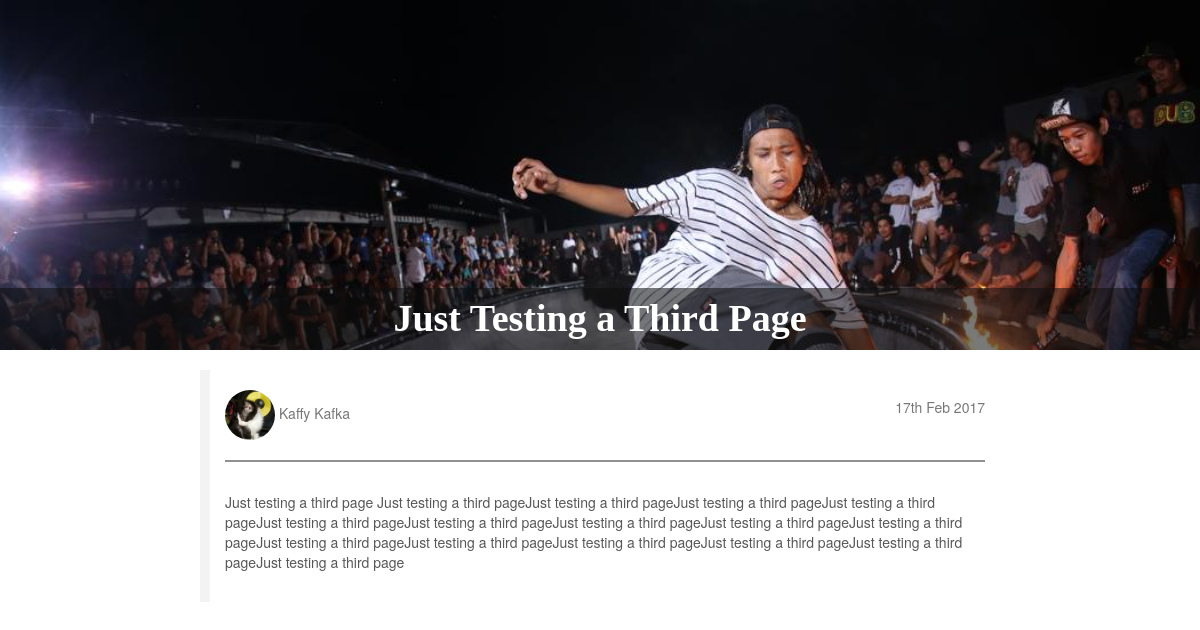
Screenshot of /page.php?page=just testing a third page with the database file from the repository.
### tables this page shows
CREATE TABLE `articles` (
  `id` int(11) NOT NULL,
  `title` varchar(50) NOT NULL,
  `body` text NOT NULL,
  `subtitle` varchar(200) NOT NULL,
  `slug` varchar(50) NOT NULL,
  `img` varchar(100) NOT NULL,
  `user_id` int(11) NOT NULL,
  `created` timestamp NOT NULL DEFAULT CURRENT_TIMESTAMP ON UPDATE CURRENT_TIMESTAMP,
  `updated` date DEFAULT NULL
);

CREATE TABLE `users` (
  `id` int(11) NOT NULL,
  `name` varchar(50) NOT NULL,
  `last_name` varchar(50) NOT NULL,
  `username` varchar(50) NOT NULL,
  `img` varchar(200) DEFAULT NULL,
  `password` varchar(64) NOT NULL,
  `salt` varchar(32) NOT NULL,
  `joined` datetime DEFAULT NULL
);

### app/functions.php (called while the page is built, shortened)
<?php
function config($array, $field){
    return $GLOBALS['config'][$array][$field];
}
function is_assoc($array = array()){
    $keys = array_keys($array);
    if(array_keys($keys) !== $keys){
        return true;
    }else{
        return false;
    }
}
function escape($text){
    return htmlspecialchars($text, ENT_QUOTES, 'UTF-8');
}

### app/classes/DB.php (called while the page is built, shortened)
<?php
class DB{
    public $_db;
    private $_results = null;
    private static $_instance = null;
    public function __construct(){
        try{
            $this->_db = new PDO('mysql:host='.config('mysql','host').'; dbname='.config('mysql', 'dbname'), config('mysql', 'username'), config('mysql', 'password'));
        } catch(PDOException $e){
            echo $e->getMessage();
        }
    }
    public static function getInstance(){
        if(!(isset(self::$_instance))){
            self::$_instance = new DB();
        }
        return self::$_instance;
    }
    public function bind($prepare, $fields){
        if(!is_assoc($fields)){
            $i = 0;
            foreach($fields as $value){
                $prepare->bindValue($fields[$i], $fields[$i+2]);
            }
        }else{
            foreach($fields as $key=>$value){
                $prepare->bindValue($key, $value);
            }
        }
    }
    public function query($table, $fields = null){
        if($fields){
            if(!is_assoc($fields)){
                $key = $fields[0];
                $operator = $fields[1];
                $query = "SELECT * FROM {$table} WHERE {$key} {$operator} :$key";
            }
        }elseif(str_word_count($table) == 1){
            $query = "SELECT * FROM {$table}";
        }else{
            $query = $table;
        }
        $prepare = $this->_db->prepare($query);
        return $prepare;
    }
    public function get($table, $fields = null){
        $prepared = $this->query($table, $fields);
        if($fields){
            $this->bind($prepared, $fields);
        }
        $prepared->execute();
        $this->_results = $prepared->fetchAll(PDO::FETCH_OBJ);
        return $this;
    }
    public function results(){
        return $this->_results;
    }
    public function first(){
        return $this->_results[0];
    }
    public function last(){
        return $this->_results[count($this->results())-1];
    }
}

### app/classes/Article.php (called while the page is built)
<?php
class Article{
    private $_db;
    public function __construct(){
        $this->_db = DB::getInstance();
    }
    public function getCover($id){
        $cover = $this->_db->get('articles', array('id', '=', $id));
        $img = str_replace('../', '', $cover->first()->img);
        return APP_URL . $img;
    }
}

### app/classes/Session.php (called while the page is built, shortened)
<?php
class Session{
    public static function exists($name){
        return isset($_SESSION[config('session', $name)]) ? true : false;
    }
}

### app/classes/Input.php (called while the page is built, shortened)
<?php
class Input{
    public static function get($value){
        if(isset($_POST[$value])){
            return $_POST[$value];
        }elseif(isset($_GET[$value])){
            return $_GET[$value];
        }else{
            return false;
        }
    }
}

### app/classes/User.php (called while the page is built, shortened)
<?php
class User{
    private $_db;
    public function __construct(){
        $this->_db = DB::getInstance();
    }
    public function getAvatar($id){
        $profile = $this->_db->get('users', array('id', '=', $id));
        if($profile->first()->img){
            $im = str_replace('../', '', $profile->first()->img);
            return APP_URL . $im;
        }else{
            return "https://www.gravatar.com/avatar/?d=mm";
        }
    }
}

### app/classes/Date_Time.php (called while the page is built)
<?php
class Date_Time extends DateTime{
    public static function get($value){
        if($value){
            $value = new DateTime($value);
            return $value->format('jS M Y');
        }
        return false;
    }
}

### page.php (the view)
<?php require_once 'app/init.php'; require_once 'app/parts/header.php';
if(isset($_GET['page'])):
    $slug = Input::get('page');
    $article = DB::getInstance()->get('articles', array('slug', '=', $slug));
    $user = DB::getInstance()->get('users', array('id', '=', $article->first()->user_id));
    $u = new User();
    ?>
    <div class="container my-custom-container">
        <img src="<?php echo $u->getAvatar($user->first()->id); ?>" class="img-circle">
        <p class="text-muted"><?php echo $user->first()->name . " " . $user->first()->last_name; ?></p>
        <?php
        $article = DB::getInstance()->get('articles', array('slug', '=', $slug));
        ?>
        <h5 class="text-muted"><?php echo Date_Time::get($article->first()->created); ?></h5>
        <hr>
        <?php echo $article->first()->body; ?>
    </div>
    <?php else:
               Redirect::to('http://localhost/CMS/');
          endif;
require_once 'app/parts/footer.php';

### app/parts/header.php (shortened to what this page needs)
<!DOCTYPE html>
<html>
<head>
    <link rel="stylesheet" href="<?php echo APP_URL . "app/css/style.css" ?>">
    <link rel="stylesheet" href="https://maxcdn.bootstrapcdn.com/bootstrap/3.3.7/css/bootstrap.min.css">
</head>
<body>
<?php
$article = DB::getInstance()->get('articles');
$a = new Article();
if($article->results()):
    if(!isset($_GET['page'])): ?>
        <a href="page.php?page=<?php echo $article->last()->slug; ?>">
            <div class="full-width-image">
                <img src="<?php echo $a->getCover($article->last()->id); ?>">
                <div class="jumbotron">
                    <h2 class="display-3"><?php echo escape($article->last()->title); ?></h2>
                </div>
            </div>
        </a>
<?php
    else:
    $article = DB::getInstance()->get('articles', array('slug', '=', $_GET['page'])); ?>
    <a href="page.php?page=<?php echo $article->first()->slug; ?>" class="">
        <div class="full-width-image">
            <img src="<?php echo $a->getCover($article->last()->id); ?>">
            <div class="jumbotron">
                <h2 class="display-3"><?php echo escape($article->first()->title); ?></h2>
            </div>
        </div>
    </a>
<?php
    endif;
endif; ?>

### app/css/style.css (style rules this page uses)
body { margin: 0; padding: 0; }
.full-width-image { text-align: center; height: 350px; position: relative; margin-bottom: 20px; overflow: hidden; }
.full-width-image img { position: absolute; top: 0; left: 0; height: auto; width: 100%; }
.full-width-image .jumbotron { position: absolute; bottom: 0; margin: 0; padding: 0; width: 100%; background-color: rgba(14, 14, 14, 0.55); transition: 0.2s; }
.full-width-image .jumbotron h2 { font-family: Cambria; font-weight: bold; font-size: 38px; margin: 10px; color: white; }
.my-custom-container { border-left: 10px solid rgba(236, 236, 236, 0.62); color: #575757; padding: 20px; }
.my-custom-container img { width: 50px; height: auto; display: inline-block; }
.my-custom-container p, .my-custom-container h5 { display: inline-block; }
.my-custom-container h5 { float: right; }
.my-custom-container hr { border: 1px solid #909090; margin-bottom: 30px; }
@media (min-width: 768px) { .my-custom-container { width: 600px !important; } }
@media (min-width: 892px) { .my-custom-container { width: 720px !important; } }
@media (min-width: 900px) { .my-custom-container { width: 800px !important; } }

### rows the page displays
articles: id+img (picture), title "Just Testing a Third Page", created "17th Feb 2017", body "Just testing a third page Just testing a third pageJust testing a third pageJust testing a third pageJust testing a third pageJust testing a third pageJust testing a third pageJust testing a third pageJust testing a third pageJust testing a third pageJust testing a third pageJust testing a third pageJust testing a third pageJust testing a third pageJust testing a third pageJust testing a third page"
users: id+img (picture), name "Kaffy", last_name "Kafka"
